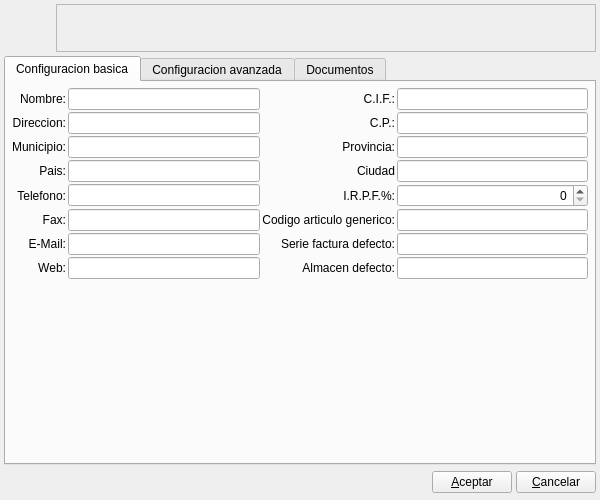
<?xml version="1.0" encoding="UTF-8"?>
<ui version="4.0">
 <author>Tomeu Borras Riera</author>
 <class>BfConfiguracionBase</class>
 <widget class="QWidget" name="BfConfiguracionBase">
  <property name="geometry">
   <rect>
    <x>0</x>
    <y>0</y>
    <width>600</width>
    <height>500</height>
   </rect>
  </property>
  <property name="minimumSize">
   <size>
    <width>600</width>
    <height>500</height>
   </size>
  </property>
  <property name="maximumSize">
   <size>
    <width>750</width>
    <height>550</height>
   </size>
  </property>
  <property name="windowTitle">
   <string>Datos de la empresa</string>
  </property>
  <property name="windowIcon">
   <iconset resource="../../bulmages.qrc">
    <normaloff>:/Images/document-properties.png</normaloff>:/Images/document-properties.png</iconset>
  </property>
  <layout class="QGridLayout">
   <property name="margin">
    <number>4</number>
   </property>
   <property name="spacing">
    <number>4</number>
   </property>
   <item row="2" column="0">
    <layout class="QHBoxLayout">
     <property name="spacing">
      <number>4</number>
     </property>
     <property name="margin">
      <number>0</number>
     </property>
     <item>
      <spacer name="spacer">
       <property name="orientation">
        <enum>Qt::Horizontal</enum>
       </property>
       <property name="sizeHint" stdset="0">
        <size>
         <width>411</width>
         <height>27</height>
        </size>
       </property>
      </spacer>
     </item>
     <item>
      <widget class="QPushButton" name="mui_aceptar">
       <property name="text">
        <string>&amp;Aceptar</string>
       </property>
      </widget>
     </item>
     <item>
      <widget class="QPushButton" name="mui_cancelar">
       <property name="text">
        <string>&amp;Cancelar</string>
       </property>
      </widget>
     </item>
    </layout>
   </item>
   <item row="0" column="0">
    <layout class="QHBoxLayout">
     <property name="spacing">
      <number>4</number>
     </property>
     <property name="margin">
      <number>0</number>
     </property>
     <item>
      <widget class="QLabel" name="label">
       <property name="minimumSize">
        <size>
         <width>48</width>
         <height>48</height>
        </size>
       </property>
       <property name="maximumSize">
        <size>
         <width>48</width>
         <height>48</height>
        </size>
       </property>
       <property name="text">
        <string/>
       </property>
       <property name="pixmap">
        <pixmap resource="../../bulmages.qrc">:/Images/document-properties.png</pixmap>
       </property>
       <property name="scaledContents">
        <bool>true</bool>
       </property>
      </widget>
     </item>
     <item>
      <widget class="QFrame" name="frame">
       <property name="sizePolicy">
        <sizepolicy hsizetype="Expanding" vsizetype="Preferred">
         <horstretch>0</horstretch>
         <verstretch>0</verstretch>
        </sizepolicy>
       </property>
       <property name="frameShape">
        <enum>QFrame::StyledPanel</enum>
       </property>
       <property name="frameShadow">
        <enum>QFrame::Raised</enum>
       </property>
      </widget>
     </item>
    </layout>
   </item>
   <item row="1" column="0">
    <widget class="QTabWidget" name="tabWidget">
     <property name="enabled">
      <bool>true</bool>
     </property>
     <property name="currentIndex">
      <number>0</number>
     </property>
     <widget class="QWidget" name="tab">
      <attribute name="title">
       <string>Configuracion basica</string>
      </attribute>
      <layout class="QGridLayout" name="_2">
       <item row="0" column="0">
        <widget class="QLabel" name="label_2">
         <property name="text">
          <string>Nombre:</string>
         </property>
         <property name="alignment">
          <set>Qt::AlignRight|Qt::AlignTrailing|Qt::AlignVCenter</set>
         </property>
         <property name="buddy">
          <cstring>m_nombre</cstring>
         </property>
        </widget>
       </item>
       <item row="0" column="1">
        <widget class="QLineEdit" name="m_nombre"/>
       </item>
       <item row="0" column="2">
        <widget class="QLabel" name="label_4">
         <property name="text">
          <string>C.I.F.:</string>
         </property>
         <property name="alignment">
          <set>Qt::AlignRight|Qt::AlignTrailing|Qt::AlignVCenter</set>
         </property>
         <property name="buddy">
          <cstring>m_cif</cstring>
         </property>
        </widget>
       </item>
       <item row="0" column="3">
        <widget class="QLineEdit" name="m_cif"/>
       </item>
       <item row="1" column="0">
        <widget class="QLabel" name="label_3">
         <property name="text">
          <string>Direccion:</string>
         </property>
         <property name="alignment">
          <set>Qt::AlignRight|Qt::AlignTrailing|Qt::AlignVCenter</set>
         </property>
         <property name="buddy">
          <cstring>m_direccion</cstring>
         </property>
        </widget>
       </item>
       <item row="1" column="1">
        <widget class="QLineEdit" name="m_direccion"/>
       </item>
       <item row="1" column="2">
        <widget class="QLabel" name="label_6">
         <property name="text">
          <string>C.P.:</string>
         </property>
         <property name="alignment">
          <set>Qt::AlignRight|Qt::AlignTrailing|Qt::AlignVCenter</set>
         </property>
         <property name="buddy">
          <cstring>m_cp</cstring>
         </property>
        </widget>
       </item>
       <item row="1" column="3">
        <widget class="QLineEdit" name="m_cp"/>
       </item>
       <item row="2" column="0">
        <widget class="QLabel" name="label_5">
         <property name="text">
          <string>Municipio:</string>
         </property>
         <property name="alignment">
          <set>Qt::AlignRight|Qt::AlignTrailing|Qt::AlignVCenter</set>
         </property>
         <property name="buddy">
          <cstring>m_municipio</cstring>
         </property>
        </widget>
       </item>
       <item row="2" column="1">
        <widget class="QLineEdit" name="m_municipio"/>
       </item>
       <item row="2" column="2">
        <widget class="QLabel" name="label_10">
         <property name="text">
          <string>Provincia:</string>
         </property>
         <property name="alignment">
          <set>Qt::AlignRight|Qt::AlignTrailing|Qt::AlignVCenter</set>
         </property>
         <property name="buddy">
          <cstring>m_provincia</cstring>
         </property>
        </widget>
       </item>
       <item row="2" column="3">
        <widget class="QLineEdit" name="m_provincia"/>
       </item>
       <item row="3" column="0">
        <widget class="QLabel" name="label_11">
         <property name="text">
          <string>Pais:</string>
         </property>
         <property name="alignment">
          <set>Qt::AlignRight|Qt::AlignTrailing|Qt::AlignVCenter</set>
         </property>
         <property name="buddy">
          <cstring>m_pais</cstring>
         </property>
        </widget>
       </item>
       <item row="3" column="1">
        <widget class="QLineEdit" name="m_pais"/>
       </item>
       <item row="3" column="2">
        <widget class="QLabel" name="label_13">
         <property name="text">
          <string>Ciudad</string>
         </property>
         <property name="alignment">
          <set>Qt::AlignRight|Qt::AlignTrailing|Qt::AlignVCenter</set>
         </property>
        </widget>
       </item>
       <item row="3" column="3">
        <widget class="QLineEdit" name="m_ciudad"/>
       </item>
       <item row="4" column="0">
        <widget class="QLabel" name="label_7">
         <property name="text">
          <string>Telefono:</string>
         </property>
         <property name="alignment">
          <set>Qt::AlignRight|Qt::AlignTrailing|Qt::AlignVCenter</set>
         </property>
         <property name="buddy">
          <cstring>m_telefono</cstring>
         </property>
        </widget>
       </item>
       <item row="4" column="1">
        <widget class="QLineEdit" name="m_telefono"/>
       </item>
       <item row="4" column="2">
        <widget class="QLabel" name="label_15">
         <property name="text">
          <string>I.R.P.F.%:</string>
         </property>
         <property name="alignment">
          <set>Qt::AlignRight|Qt::AlignTrailing|Qt::AlignVCenter</set>
         </property>
        </widget>
       </item>
       <item row="4" column="3">
        <widget class="BlDoubleSpinBox" name="m_irpf">
         <property name="alignment">
          <set>Qt::AlignRight|Qt::AlignTrailing|Qt::AlignVCenter</set>
         </property>
         <property name="maximum">
          <number>999</number>
         </property>
        </widget>
       </item>
       <item row="5" column="0">
        <widget class="QLabel" name="label_8">
         <property name="text">
          <string>Fax:</string>
         </property>
         <property name="alignment">
          <set>Qt::AlignRight|Qt::AlignTrailing|Qt::AlignVCenter</set>
         </property>
         <property name="buddy">
          <cstring>m_fax</cstring>
         </property>
        </widget>
       </item>
       <item row="5" column="1">
        <widget class="QLineEdit" name="m_fax"/>
       </item>
       <item row="5" column="2">
        <widget class="QLabel" name="label_14">
         <property name="text">
          <string>Codigo articulo generico:</string>
         </property>
         <property name="alignment">
          <set>Qt::AlignRight|Qt::AlignTrailing|Qt::AlignVCenter</set>
         </property>
        </widget>
       </item>
       <item row="5" column="3">
        <widget class="QLineEdit" name="m_codArticuloGenerico"/>
       </item>
       <item row="6" column="0">
        <widget class="QLabel" name="label_9">
         <property name="text">
          <string>E-Mail:</string>
         </property>
         <property name="alignment">
          <set>Qt::AlignRight|Qt::AlignTrailing|Qt::AlignVCenter</set>
         </property>
         <property name="buddy">
          <cstring>m_mail</cstring>
         </property>
        </widget>
       </item>
       <item row="6" column="1">
        <widget class="QLineEdit" name="m_mail"/>
       </item>
       <item row="6" column="2">
        <widget class="QLabel" name="label_16">
         <property name="text">
          <string>Serie factura defecto:</string>
         </property>
         <property name="alignment">
          <set>Qt::AlignRight|Qt::AlignTrailing|Qt::AlignVCenter</set>
         </property>
        </widget>
       </item>
       <item row="6" column="3">
        <widget class="QLineEdit" name="m_serieFacturaDefecto"/>
       </item>
       <item row="7" column="0">
        <widget class="QLabel" name="label_12">
         <property name="text">
          <string>Web:</string>
         </property>
         <property name="alignment">
          <set>Qt::AlignRight|Qt::AlignTrailing|Qt::AlignVCenter</set>
         </property>
         <property name="buddy">
          <cstring>m_web</cstring>
         </property>
        </widget>
       </item>
       <item row="7" column="1">
        <widget class="QLineEdit" name="m_web"/>
       </item>
       <item row="7" column="2">
        <widget class="QLabel" name="label_18">
         <property name="text">
          <string>Almacen defecto:</string>
         </property>
         <property name="alignment">
          <set>Qt::AlignRight|Qt::AlignTrailing|Qt::AlignVCenter</set>
         </property>
        </widget>
       </item>
       <item row="7" column="3">
        <widget class="QLineEdit" name="m_almacenDefecto"/>
       </item>
       <item row="8" column="0" colspan="4">
        <widget class="QFrame" name="m_frameplugin">
         <property name="frameShape">
          <enum>QFrame::NoFrame</enum>
         </property>
         <property name="frameShadow">
          <enum>QFrame::Plain</enum>
         </property>
        </widget>
       </item>
       <item row="9" column="0" colspan="4">
        <spacer name="verticalSpacer_2">
         <property name="orientation">
          <enum>Qt::Vertical</enum>
         </property>
         <property name="sizeHint" stdset="0">
          <size>
           <width>278</width>
           <height>66</height>
          </size>
         </property>
        </spacer>
       </item>
      </layout>
     </widget>
     <widget class="QWidget" name="tab_2">
      <attribute name="title">
       <string>Configuracion avanzada</string>
      </attribute>
      <layout class="QGridLayout">
       <item row="0" column="0">
        <widget class="BfConfiguracionSubForm" name="mui_listado"/>
       </item>
      </layout>
     </widget>
     <widget class="QWidget" name="tab_3">
      <property name="enabled">
       <bool>true</bool>
      </property>
      <attribute name="title">
       <string>Documentos</string>
      </attribute>
      <layout class="QGridLayout" name="gridLayout_2">
       <item row="0" column="0">
        <widget class="QGroupBox" name="groupBox_4">
         <property name="title">
          <string>Logo de la empresa:</string>
         </property>
         <layout class="QGridLayout" name="_4">
          <property name="margin">
           <number>4</number>
          </property>
          <property name="spacing">
           <number>4</number>
          </property>
          <item row="1" column="0" colspan="2">
           <widget class="BlPicture" name="mui_logoEmpresa">
            <property name="sizePolicy">
             <sizepolicy hsizetype="Preferred" vsizetype="Preferred">
              <horstretch>0</horstretch>
              <verstretch>0</verstretch>
             </sizepolicy>
            </property>
            <property name="minimumSize">
             <size>
              <width>150</width>
              <height>150</height>
             </size>
            </property>
            <property name="frameShape">
             <enum>QFrame::StyledPanel</enum>
            </property>
            <property name="frameShadow">
             <enum>QFrame::Sunken</enum>
            </property>
            <property name="scaledContents">
             <bool>true</bool>
            </property>
           </widget>
          </item>
          <item row="2" column="0">
           <widget class="QPushButton" name="mui_cambiarLogoEmpresa">
            <property name="text">
             <string>Cam&amp;biar imagen</string>
            </property>
           </widget>
          </item>
          <item row="2" column="1">
           <widget class="QPushButton" name="mui_borrarimagen">
            <property name="minimumSize">
             <size>
              <width>22</width>
              <height>22</height>
             </size>
            </property>
            <property name="maximumSize">
             <size>
              <width>22</width>
              <height>22</height>
             </size>
            </property>
            <property name="toolTip">
             <string>Borrar imagen</string>
            </property>
            <property name="text">
             <string/>
            </property>
            <property name="icon">
             <iconset resource="../../bulmages.qrc">
              <normaloff>:/Images/edit-delete.png</normaloff>:/Images/edit-delete.png</iconset>
            </property>
            <property name="iconSize">
             <size>
              <width>16</width>
              <height>16</height>
             </size>
            </property>
           </widget>
          </item>
          <item row="0" column="0" colspan="2">
           <widget class="QLabel" name="label_17">
            <property name="text">
             <string>Tamaño ideal (879x180 px. Formato JPG)</string>
            </property>
           </widget>
          </item>
         </layout>
        </widget>
       </item>
       <item row="5" column="0">
        <spacer name="verticalSpacer">
         <property name="orientation">
          <enum>Qt::Vertical</enum>
         </property>
         <property name="sizeHint" stdset="0">
          <size>
           <width>20</width>
           <height>127</height>
          </size>
         </property>
        </spacer>
       </item>
       <item row="4" column="0">
        <widget class="QPlainTextEdit" name="_mui_notaPieDePagina"/>
       </item>
       <item row="1" column="0">
        <widget class="QLabel" name="label_19">
         <property name="text">
          <string>Datos legales empresa:</string>
         </property>
        </widget>
       </item>
       <item row="3" column="0">
        <widget class="QLabel" name="label_20">
         <property name="text">
          <string>Nota a pie de página:</string>
         </property>
        </widget>
       </item>
       <item row="2" column="0">
        <widget class="QLineEdit" name="_mui_textoLegal"/>
       </item>
      </layout>
     </widget>
    </widget>
   </item>
  </layout>
 </widget>
 <layoutdefault spacing="2" margin="6"/>
 <customwidgets>
  <customwidget>
   <class>BfConfiguracionSubForm</class>
   <extends>QTableWidget</extends>
   <header>bfconfiguracionview.h</header>
  </customwidget>
  <customwidget>
   <class>BlDoubleSpinBox</class>
   <extends>QSpinBox</extends>
   <header>bldoublespinbox.h</header>
  </customwidget>
  <customwidget>
   <class>BlPicture</class>
   <extends>QLabel</extends>
   <header>blpicture.h</header>
  </customwidget>
 </customwidgets>
 <resources>
  <include location="../../bulmages.qrc"/>
 </resources>
 <connections/>
</ui>
